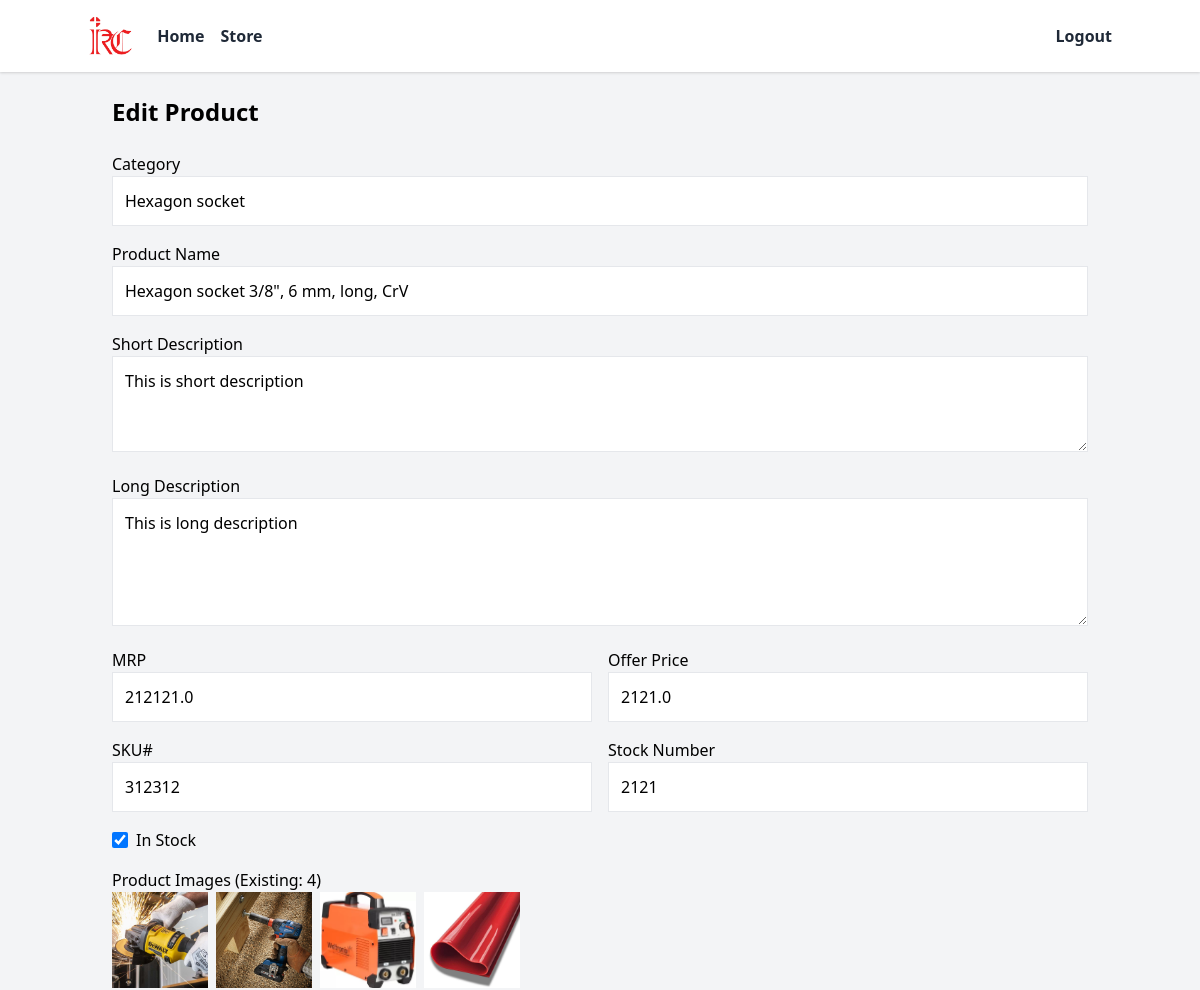
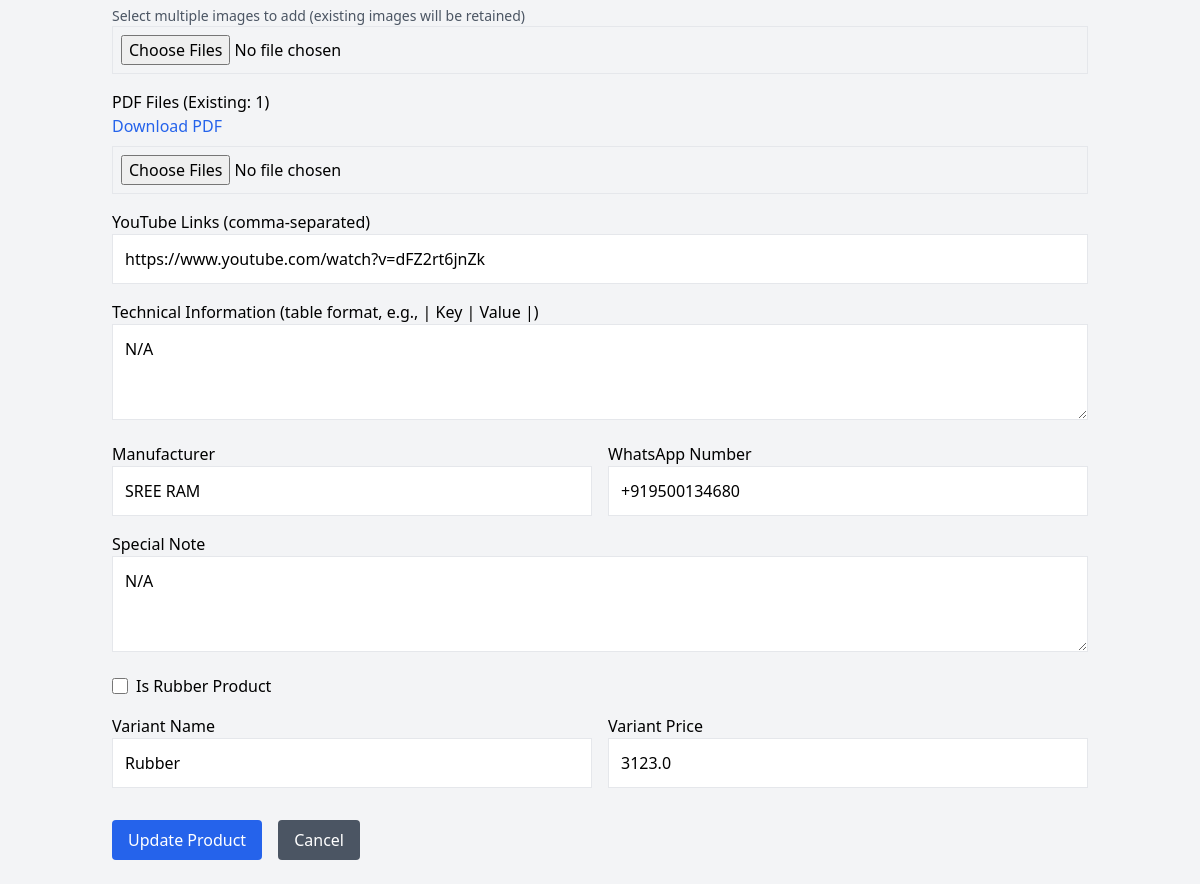
Screenshot of /edit/3 (signed in) with the database file from the repository (2 pictures, top to bottom).
### app.py (models this page shows, shortened)
class Product(db.Model):
    id = db.Column(db.Integer, primary_key=True)
    category = db.Column(db.String(100))
    product_name = db.Column(db.String(200))
    short_description = db.Column(db.Text)
    long_description = db.Column(db.Text)
    mrp = db.Column(db.Float)
    offer_price = db.Column(db.Float)
    sku = db.Column(db.String(50))
    in_stock = db.Column(db.Boolean, default=True)
    stock_number = db.Column(db.Integer)
    download_pdfs = db.Column(db.Text)
    product_image_urls = db.Column(db.Text)
    youtube_links = db.Column(db.Text)
    technical_information = db.Column(db.Text)
    manufacturer = db.Column(db.String(200))
    special_note = db.Column(db.Text)
    whatsapp_number = db.Column(db.String(20))
    is_rubber = db.Column(db.Boolean, default=False)
    rubber_density = db.Column(db.Float, nullable=True)
    rubber_height = db.Column(db.Float, nullable=True)
    rubber_length = db.Column(db.Float, nullable=True)
    rubber_thickness = db.Column(db.Float, nullable=True)
    rubber_description = db.Column(db.Text, nullable=True)
    variant_name = db.Column(db.String(50))  # Changed from variant to variant_name
    variant_price = db.Column(db.Float, nullable=True)  # Added variant_price

### app.py (the view)
    def wrap(*args, **kwargs):
        if 'user_id' not in session:
            return redirect(url_for('login'))
        return f(*args, **kwargs)

### app.py (called while the page is built, shortened)
def login_required(f):
    def wrap(*args, **kwargs):
        if 'user_id' not in session:
            return redirect(url_for('login'))
        return f(*args, **kwargs)
    wrap.__name__ = f.__name__
    return wrap

@app.route('/edit/<int:product_id>', methods=['GET', 'POST'])
@login_required
def edit_product_ui(product_id):
    product = Product.query.get_or_404(product_id)
    return render_template('edit_product.html', product=product)

### templates/edit_product.html (shortened to what this page needs)
<!DOCTYPE html>
<html lang="en">
<head>
    <link rel="stylesheet" href="https://cdn.jsdelivr.net/npm/tailwindcss@2.2.19/dist/tailwind.min.css">
</head>
<body class="bg-gray-100">
    <nav class="bg-white text-gray-800 shadow p-4">
        <div class="container mx-auto flex flex-col sm:flex-row justify-between items-center space-y-4 sm:space-y-0">
            <div class="flex flex-col sm:flex-row items-center space-y-2 sm:space-y-0 sm:space-x-6">
                <img src="{{ url_for('static', filename='images/d1ac29d9-3a91-478e-8cbf-130a3ee321c7.jpeg') }}"
                    alt="Logo" class="h-8 sm:h-10 w-auto">
                <div class="flex space-x-4">
                    <a href="/" class="hover:text-blue-600 font-semibold text-sm sm:text-base">Home</a>
                    <a href="/store" class="hover:text-blue-600 font-semibold text-sm sm:text-base">Store</a>
                </div>
            </div>
            <div class="flex space-x-4">
                {% if session.user_id %}
                <a href="/logout" class="hover:text-red-600 font-semibold text-sm sm:text-base">Logout</a>
                {% else %}
                <a href="/login" class="hover:text-blue-600 font-semibold text-sm sm:text-base">Login</a>
                <a href="/register" class="hover:text-green-600 font-semibold text-sm sm:text-base">Register</a>
                {% endif %}
            </div>
        </div>
    </nav>
    <div class="container mx-auto p-4 sm:p-6">
        <h1 class="text-xl sm:text-2xl font-bold mb-4 sm:mb-6">Edit Product</h1>
        <form method="POST" enctype="multipart/form-data" class="space-y-3 sm:space-y-4">
            <div>
                <label for="category" class="block text-sm sm:text-base">Category</label>
                <input type="text" id="category" name="category" value="{{ product.category }}"
                    class="w-full border p-2 sm:p-3 text-sm sm:text-base" required>
            </div>
            <div>
                <label for="product_name" class="block text-sm sm:text-base">Product Name</label>
                <input type="text" id="product_name" name="product_name" value="{{ product.product_name }}"
                    class="w-full border p-2 sm:p-3 text-sm sm:text-base" required>
            </div>
            <div>
                <label for="short_description" class="block text-sm sm:text-base">Short Description</label>
                <textarea id="short_description" name="short_description"
                    class="w-full border p-2 sm:p-3 text-sm sm:text-base h-20 sm:h-24">{{ product.short_description }}</textarea>
            </div>
            <div>
                <label for="long_description" class="block text-sm sm:text-base">Long Description</label>
                <textarea id="long_description" name="long_description"
                    class="w-full border p-2 sm:p-3 text-sm sm:text-base h-24 sm:h-32">{{ product.long_description }}</textarea>
            </div>
            <div class="grid grid-cols-1 sm:grid-cols-2 gap-3 sm:gap-4">
                <div>
                    <label for="mrp" class="block text-sm sm:text-base">MRP</label>
                    <input type="number" id="mrp" name="mrp" step="0.01" value="{{ product.mrp }}"
                        class="w-full border p-2 sm:p-3 text-sm sm:text-base" required>
                </div>
                <div>
                    <label for="offer_price" class="block text-sm sm:text-base">Offer Price</label>
                    <input type="number" id="offer_price" name="offer_price" step="0.01"
                        value="{{ product.offer_price }}" class="w-full border p-2 sm:p-3 text-sm sm:text-base"
                        required>
                </div>
            </div>
            <div class="grid grid-cols-1 sm:grid-cols-2 gap-3 sm:gap-4">
                <div>
                    <label for="sku" class="block text-sm sm:text-base">SKU#</label>
                    <input type="text" id="sku" name="sku" value="{{ product.sku }}"
                        class="w-full border p-2 sm:p-3 text-sm sm:text-base" required>
                </div>
                <div>
                    <label for="stock_number" class="block text-sm sm:text-base">Stock Number</label>
                    <input type="number" id="stock_number" name="stock_number" value="{{ product.stock_number }}"
                        class="w-full border p-2 sm:p-3 text-sm sm:text-base" required>
                </div>
            </div>
            <div class="flex items-center space-x-2">
                <input type="checkbox" id="in_stock" name="in_stock" {% if product.in_stock %}checked{% endif %}
                    class="w-4 h-4">
                <label for="in_stock" class="text-sm sm:text-base">In Stock</label>
            </div>
            <div>
                <label for="images" class="block text-sm sm:text-base">Product Images (Existing: {{
                    product.product_image_urls.split(',')|length if product.product_image_urls else 0 }})</label>
                {% if product.product_image_urls %}
                <div class="flex flex-wrap gap-2 mb-2">
                    {% for image_url in product.product_image_urls.split(',') %}
                    <img src="{{ url_for('serve_uploaded_file', filename=image_url.split('/')[-1]) }}"
                        alt="Product Image" class="w-16 h-16 sm:w-24 sm:h-24 object-cover">
                    {% endfor %}
                </div>
                <p class="text-xs sm:text-sm text-gray-600">Select multiple images to add (existing images will be
                    retained)</p>
                {% else %}
                <p class="text-xs sm:text-sm text-gray-600">No existing images</p>
                {% endif %}
                <input type="file" id="images" name="images" multiple accept="image/*"
                    class="w-full border p-2 text-sm sm:text-base">
            </div>
            <div>
                <label for="pdfs" class="block text-sm sm:text-base">PDF Files (Existing: {{
                    product.download_pdfs.split(',')|length if
                    product.download_pdfs else 0 }})</label>
                {% if product.download_pdfs %}
                <div class="flex flex-col space-y-1 sm:space-y-2 mb-2">
                    {% for pdf in product.download_pdfs.split(',') %}
                    <a href="{{ url_for('serve_uploaded_file', filename=pdf.split('/')[-1]) }}" target="_blank"
                        class="text-blue-600 text-sm sm:text-base">Download PDF</a>
                    {% endfor %}
                </div>
                {% endif %}
                <input type="file" id="pdfs" name="pdfs" multiple accept=".pdf"
                    class="w-full border p-2 text-sm sm:text-base">
            </div>
            <div>
                <label for="youtube_links" class="block text-sm sm:text-base">YouTube Links (comma-separated)</label>
                <input type="text" id="youtube_links" name="youtube_links" value="{{ product.youtube_links }}"
                    class="w-full border p-2 sm:p-3 text-sm sm:text-base">
            </div>
            <div>
                <label for="technical_information" class="block text-sm sm:text-base">Technical Information (table
                    format, e.g., | Key |
                    Value |)</label>
                <textarea id="technical_information" name="technical_information"
                    class="w-full border p-2 sm:p-3 text-sm sm:text-base h-20 sm:h-24">{{ product.technical_information }}</textarea>
            </div>
            <div class="grid grid-cols-1 sm:grid-cols-2 gap-3 sm:gap-4">
                <div>
                    <label for="manufacturer" class="block text-sm sm:text-base">Manufacturer</label>
                    <input type="text" id="manufacturer" name="manufacturer" value="{{ product.manufacturer }}"
                        class="w-full border p-2 sm:p-3 text-sm sm:text-base">
                </div>
                <div>
                    <label for="whatsapp_number" class="block text-sm sm:text-base">WhatsApp Number</label>
                    <input type="text" id="whatsapp_number" name="whatsapp_number" value="{{ product.whatsapp_number }}"
                        class="w-full border p-2 sm:p-3 text-sm sm:text-base">
                </div>
            </div>
            <div>
                <label for="special_note" class="block text-sm sm:text-base">Special Note</label>
                <textarea id="special_note" name="special_note"
                    class="w-full border p-2 sm:p-3 text-sm sm:text-base h-20 sm:h-24">{{ product.special_note }}</textarea>
            </div>
            <div class="flex items-center space-x-2">
                <input type="checkbox" id="is_rubber" name="is_rubber" {% if product.is_rubber %}checked{% endif %}
                    onchange="toggleRubberFields()" class="w-4 h-4">
                <label for="is_rubber" class="text-sm sm:text-base">Is Rubber Product</label>
            </div>
            <div class="grid grid-cols-1 sm:grid-cols-2 gap-3 sm:gap-4">
                <div>
                    <label for="variant_name" class="block text-sm sm:text-base">Variant Name</label>
                    <input type="text" id="variant_name" name="variant_name"
                        value="{{ product.variant_name if product.variant_name else '' }}"
                        class="w-full border p-2 sm:p-3 text-sm sm:text-base">
                </div>
                <div>
                    <label for="variant_price" class="block text-sm sm:text-base">Variant Price</label>
                    <input type="number" id="variant_price" name="variant_price" step="0.01"
                        value="{{ product.variant_price if product.variant_price else '' }}"
                        class="w-full border p-2 sm:p-3 text-sm sm:text-base">
                </div>
            </div>
            <div class="flex flex-col sm:flex-row space-y-2 sm:space-y-0 sm:space-x-4 pt-4">
                <button type="submit"
                    class="bg-blue-600 text-white px-4 py-2 rounded text-sm sm:text-base w-full sm:w-auto">Update
                    Product</button>
                <a href="/"
                    class="bg-gray-600 text-white px-4 py-2 rounded text-center text-sm sm:text-base w-full sm:w-auto">Cancel</a>
            </div>
        </form>
    </div>
</body>
</html>

### rows the page displays
Product: category "Hexagon socket", product_name "Hexagon socket 3/8\", 6 mm, long, CrV", short_description "This is short description", long_description "This is long description", mrp "212121.0", offer_price "2121.0", sku "312312", stock_number "2121", in_stock "☑", youtube_links "https://www.youtube.com/watch?v=dFZ2rt6jnZk", technical_information "N/A", manufacturer "SREE RAM", whatsapp_number "+919500134680", special_note "N/A", variant_name "Rubber", variant_price "3123.0"
